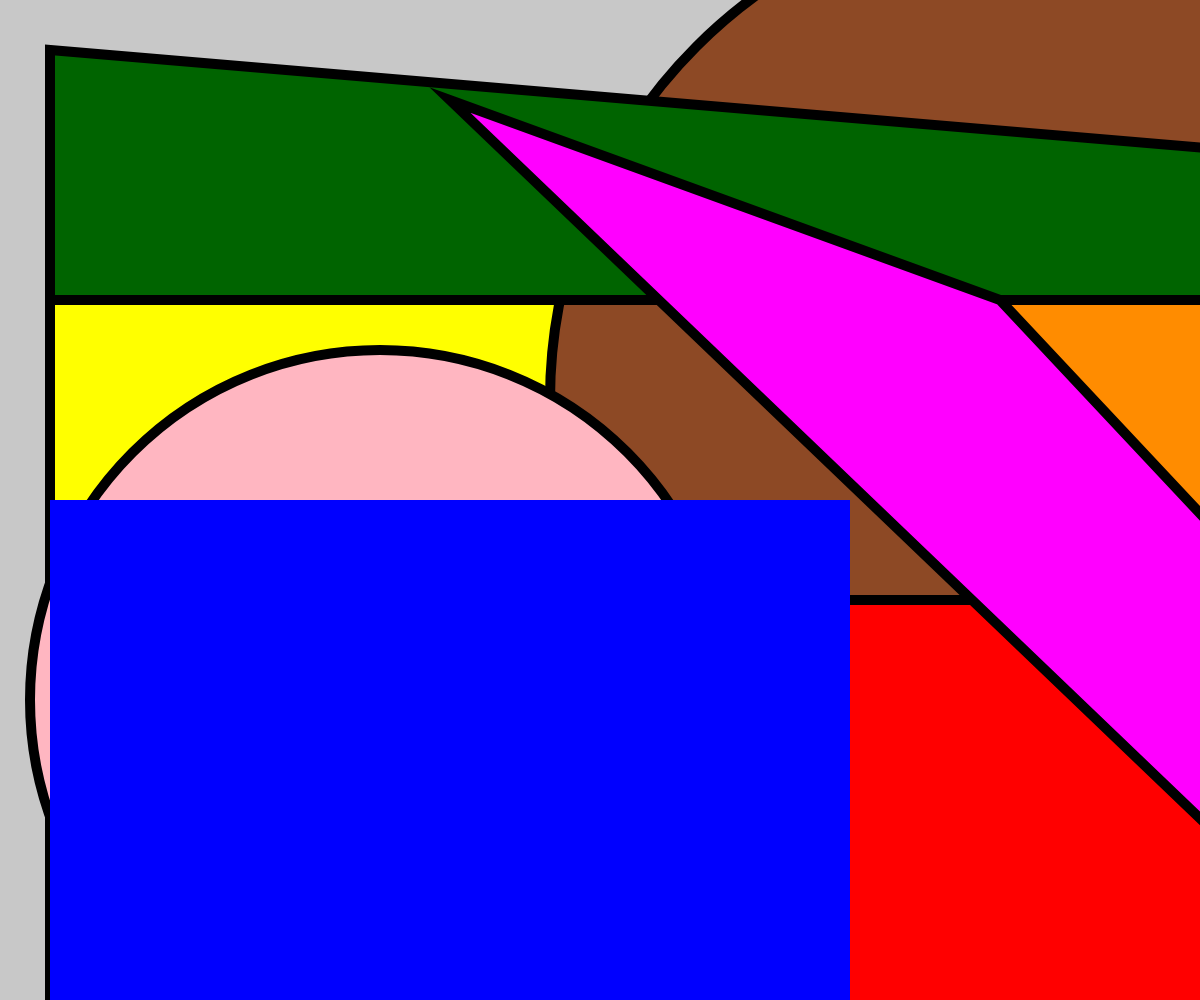
Frame 1 (no input)
Frame 60 (no input): identical to frame 1, image omitted
Frame 120 (the mouse pressed at the canvas centre since frame 60): identical to frame 1, image omitted

The p5.js sketch that drew this single still picture (run headless with seeded random() and noise() and a simulated clock; from frame 60 on, the mouse is pressed at the canvas centre):

// p5.js sketch
// ── sketch.js
function setup() {
  createCanvas(windowWidth, windowHeight);
}

function draw() {
  background(200); // Fondo rojo

  // Inspirado en el constructivismo
   stroke("Black")
  strokeWeight(10)

  // Cuadradro amarillo
  fill(255,255,0);
  square(50, 300, 1050);

   // Circulo marron
  fill(141,73,37);
 circle(1050, 400, 1000, 100);

  // Rectangulo naranja
  fill(255, 140, 0);
  rect(1000, 250, 1050, 1000);

  // Triangulo verde oscuro 
  fill(0,100,0);
  triangle(50, 300, 50, 50, 3000, 300)

   // Rectangulo rojo 
  fill(255, 0, 0);
  rect(800, 600, 1000, 1000);

    // Triangulo violeta 
  fill(255, 0, 255);
  triangle(1000, 300, 450, 100, 4000, 3500);
  
    // Circulo marron
  fill(255,182,193);
 circle(380, 700, 700, 100);

  // Rectangulo azul 
  fill(0, 0, 255);
  noStroke();
  rect(50, 500, 800, 1050);

  // Circulo negro
  fill(0);
 circle(1700, 550, 900, 100);

}
